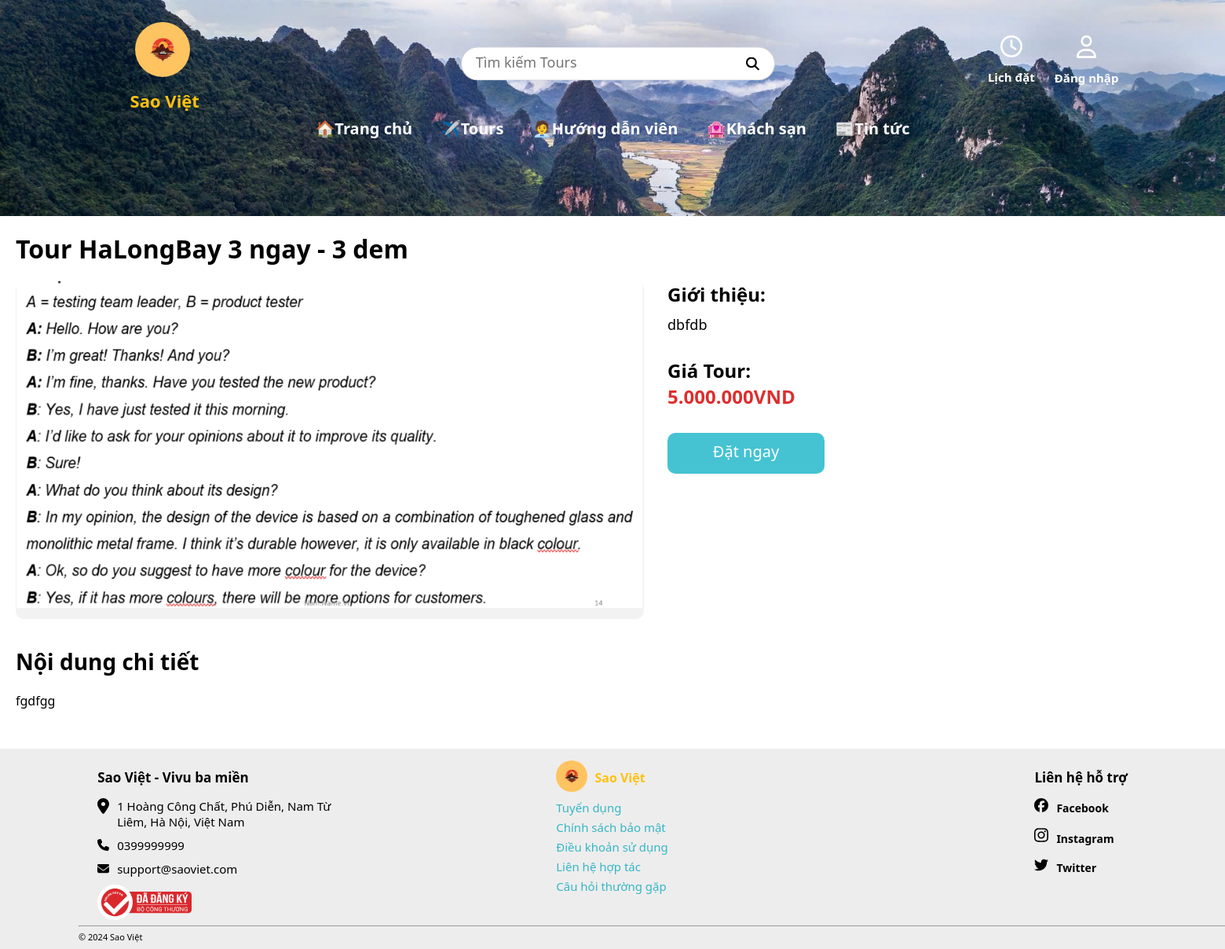
The app's page /index.php?controller=tour&action=detail&id=15 with its own data.
### tables this page shows
CREATE TABLE `tour` (
  `MaTour` int(11) NOT NULL,
  `TenTour` varchar(300) NOT NULL,
  `AnhTour` varchar(100) NOT NULL,
  `MoTa` text NOT NULL,
  `Gia` varchar(50) NOT NULL,
  `GioiThieu` text DEFAULT NULL,
  `MaCD` int(5) DEFAULT NULL
);

### Controllers/BaseController.php (called while the page is built, shortened)
<?php
    class BaseController {
        protected function view($viewPath, array $data = []) {
            require(self::VIEW_FORDER_NAME .'/'. str_replace('.', '/', $viewPath).'.php');
        }
    }
?>

### Controllers/tourController.php (called while the page is built, shortened)
<?php
    class tourController extends BaseController {
        public $tourModel;
        public function __construct() {
            $this->tourModel = new tourModel();
        }
        public function detail() {
            $value = $_REQUEST['id'] ?? '';
            $tour = $this->tourModel->getById(['*'],"MaTour", $value);
            return $this->view("tour.detail", [
                'tour' => $tour
            ]);
        }
    }

### Core/Database.php (called while the page is built, shortened)
<?php
class Database
{
    public function connect()
    {
        $connect = mysqli_connect(self::HOST, self::USER, self::PASS, self::DB_NAME);
        mysqli_set_charset($connect, 'utf8');
        return $connect;
    }
}

### Models/BaseModel.php (called while the page is built, shortened)
<?php
class BaseModel extends Database {
    protected $connect;
    public function __construct() {
        $this->connect = $this->connect();
    }
    public function getOption($table, $select = ['*'], $id, $option) {
        $columns = implode(', ', $select);
        $sql = "SELECT {$columns} FROM {$table} WHERE {$id} = '{$option}'";
        $query = $this->_query($sql);
        $data = [];
        while ($row = mysqli_fetch_object($query)) {
            array_push($data, $row);
        }
        return $data;
    }
    private function _query($sql) {
        return mysqli_query($this->connect, $sql);
    }
}

### Models/tourModel.php (called while the page is built, shortened)
<?php
    class tourModel extends BaseModel {
        public function getById($columns = ['*'], $id, $value) {
            return $this->getOption(self::TABLE, $columns, $id, $value);
        }
    }
?>

### Views/tour/detail.php (the view)
<div class="tour-details">
    <h1>Tour <?=$tour[0]->TenTour?></h1>
    <div class="tour-info">
        <div class="tour-image">
            <img src="./Admin/public/img/tour/<?=$tour[0]->AnhTour?>" alt="anh Tour">
        </div>
        <div class="tour-infor">
            <h2 id="introduce-tour">Giới thiệu:</h2>
            <span id="introduce"><?=$tour[0]->GioiThieu?></span>
            <h2 id="price-tour">Giá Tour:</h2>
            <p id="price"><?=$tour[0]->Gia?>VND</p>
            <a href="index.php?controller=guide&action=index&idTour=<?=$tour[0]->MaTour?>"><button class="book-now">Đặt ngay</button></a>
        </div>
    </div>
    <div class="tour-schedule">
        <h2>Nội dung chi tiết</h2>
        <div class="tour-detail">
            <?=$tour[0]->MoTa?>
        </div>
    </div>
</div>

### public/css/home.css (style rules this page uses)
* { margin: 0; padding: 0; box-sizing: border-box; font-family: "Segoe UI", Roboto, Helvetica, Arial, sans-serif; }
body { z-index: -1; overflow-x: hidden; }

### public/css/tourDetail.css (style rules this page uses)
.tour-details { padding: 20px; }
.tour-details h1 { text-align: left; color: black; margin-bottom: 20px; }
.tour-info { display: flex; gap: 30px; }
.tour-image img { max-width: 800px; border-radius: 10px; }
.tour-infor p#price { font-size: 24px; color: #de2e2e; font-weight: bold; margin-bottom: 30px; }
.book-now { width: 200px; padding: 10px 20px 15px 20px; background-color: #45C3D2; color: white; border: none; border-radius: 10px; cursor: pointer; font-size: 20px; }
.tour-schedule { margin-top: 30px; }
.tour-schedule h2 { font-size: 28px; margin-bottom: 20px; }
.tour-detail p { text-align: justify; }
.tour-infor #introduce-tour { margin-bottom: 10px; }
.tour-infor #price-tour { margin-top: 30px; }
.tour-infor p { font-size: 18px; }
.tour-infor #introduce { text-align: justify; }

### records on screen
tour: TenTour "HaLongBay 3 ngay - 3 dem", AnhTour (picture), GioiThieu "dbfdb", Gia "5.000.000", MoTa "fgdfgg"
